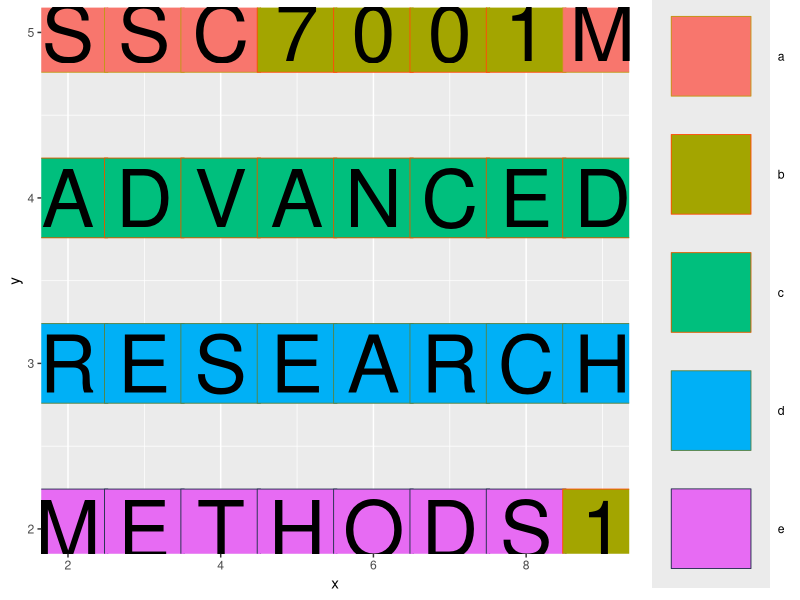
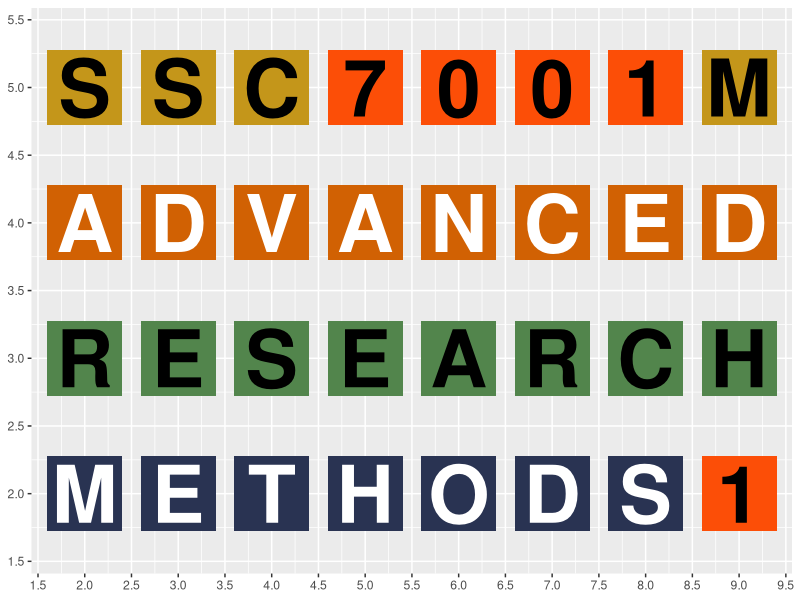
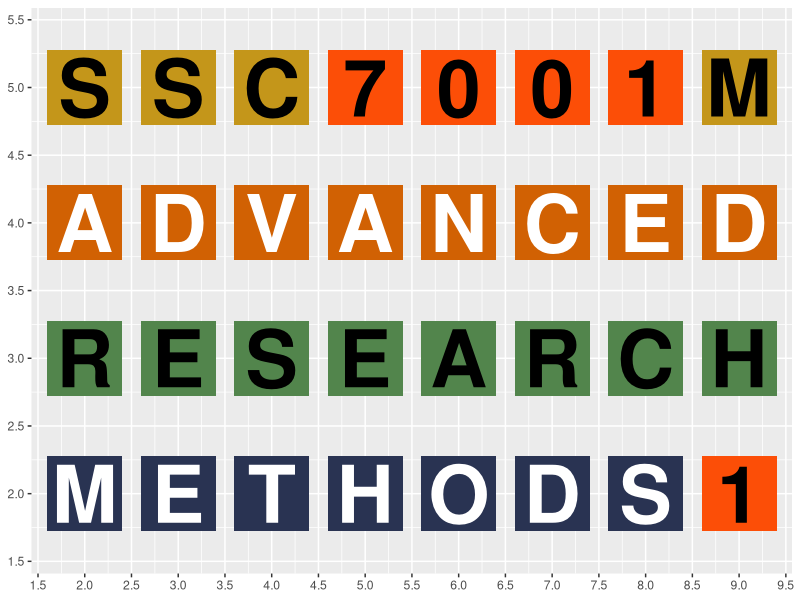

The R script that drew these images, in order:
library(tidyverse)
a <- c("S", "S", "C", "7", "0", "0", "1", "M", 
       "A", "D", "V", "A", "N", "C", "E", "D", 
       "R", "E", "S", "E", "A", "R", "C", "H", 
       "M", "E", "T", "H", "O", "D", "S", "1")

y <- c(5,5,5,5,5,5,5,5,
       4,4,4,4,4,4,4,4,
       3,3,3,3,3,3,3,3,
       2,2,2,2,2,2,2,2       )

x <- c(2,3,4,5,6,7,8,9,
       2,3,4,5,6,7,8,9,
       2,3,4,5,6,7,8,9,
       2,3,4,5,6,7,8,9)

group <- c("a","a","a","b","b","b","b","a","c","c","c","c","c","c","c","c","d","d","d","d","d","d","d","d","e","e","e","e","e","e","e","b")

group2 <- c(1,1,1,2,2,2,2,1,
            3,3,3,3,3,3,3,3,
            4,4,4,4,4,4,4,4,
            5,5,5,5,5,5,5,2)



logo_data <- tibble(a, y, x, group)

cols <- c("1" = "#333300", "2" = "#990000", "3" = "#003300", "4" = "#003333", "5" = "#000033")

ggplot(logo_data, aes(x, y, label=a))  +
    geom_point(aes(color = group, fill = group),
    shape = 22,
    size = 30) +
  geom_text(aes(label=a), size=20) +   
  scale_color_manual(values = c("#C4961A", "#FC4E07", "#D16103", "#52854C", "#293352"))


# + expand_limits(x=1, y=1)


ggplot(logo_data, aes(x, y)) +
  theme(axis.title.x = element_blank(), axis.title.y = element_blank()) +
  geom_point(aes(color = group), shape = 15, size = 25, show.legend = F) +
  scale_color_manual(values = c("#C4961A", "#FC4E07", "#D16103", "#52854C", "#293352")) +
  geom_text(aes(label=a), size=20, 
            colour = ifelse(logo_data$group=="c" | logo_data$group=="e", "white", "black"),
            fontface = 2) + 
  expand_limits(x=c(1.8,9.2), y=c(1.6, 5.4)) +
  scale_x_continuous(breaks=seq(1.5, 9.5, 0.5)) +
  scale_y_continuous(breaks=seq(1.5, 5.5, 0.5))

ggsave("logo2.png")
